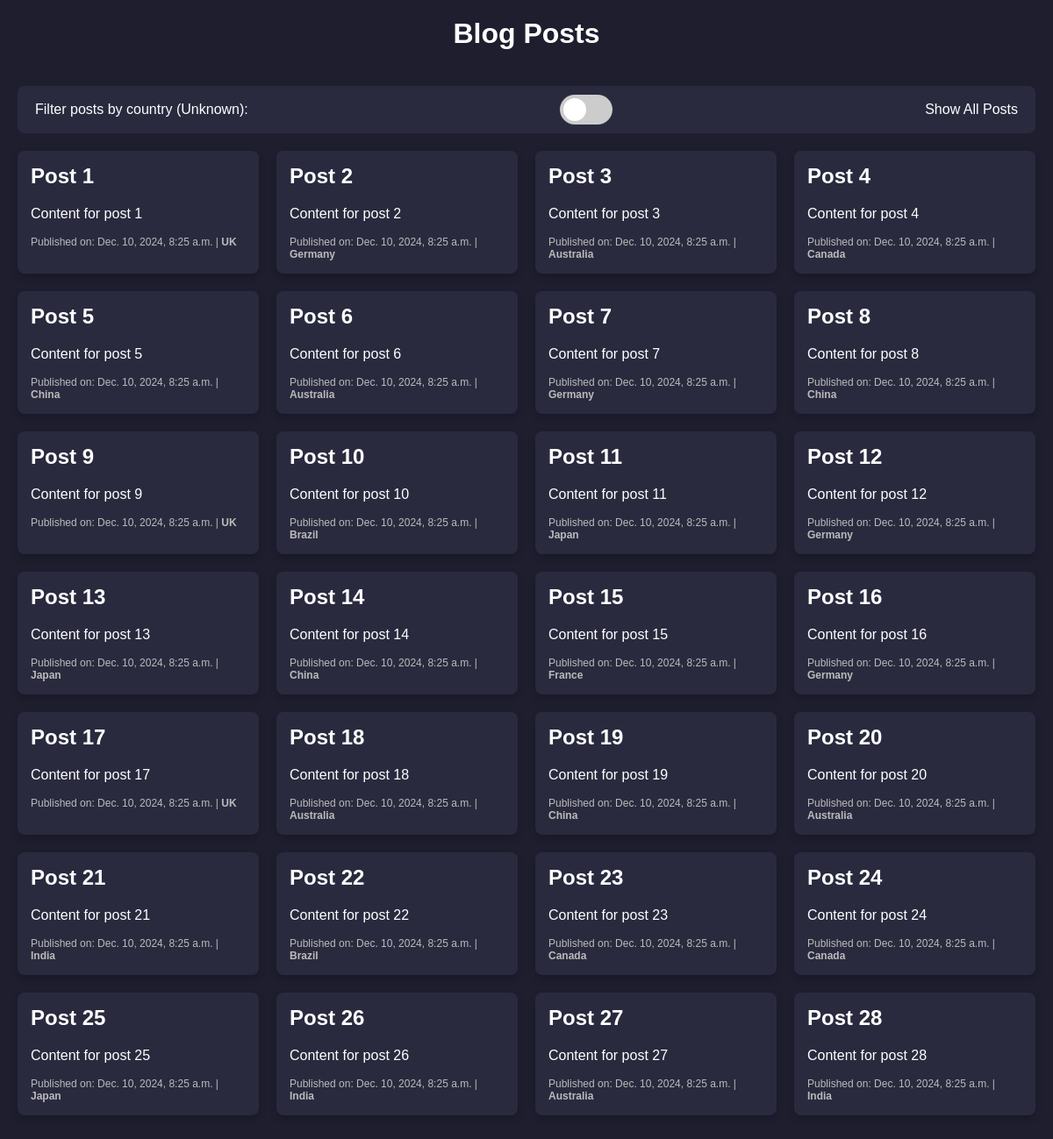
The page / on the database its author committed.
### blog/models.py (models this page shows, shortened)
class BlogPost(models.Model):
    title = models.CharField(max_length=255)
    content = models.TextField()
    country = models.CharField(max_length=100, blank=True, null=True)
    created_at = models.DateTimeField(auto_now_add=True)

### blog/views.py (the view)
# urls.py: path('', views.post_list, name='post_list'),
def post_list(request):
    country = get_user_country(request=request)
    posts = BlogPost.objects.all().order_by('created_at')
    filtered_posts = posts.filter(country=country)
    print(country)
    paginator = Paginator(posts, 28)
    page_number = request.GET.get('page')
    page_obj = paginator.get_page(page_number)
    return render(request, 'blog/post_list.html', {
        'page_obj': page_obj,
        'filtered_posts': filtered_posts,
        'country': country,
    })

### blog/utils.py (called while the page is built, shortened)
def get_client_ip(request):
    x_forwarded_for = request.META.get('HTTP_X_FORWARDED_FOR')
    if x_forwarded_for:
        ip = x_forwarded_for.split(',')[0]
    else:
        ip = request.META.get('REMOTE_ADDR')
    return ip

def get_public_ip():
    try:
        response = requests.get('https://api.ipify.org?format=json')
        data = response.json()
        return data.get('ip', None)
    except requests.RequestException:
        return None

def get_user_country(request):
    ip = get_client_ip(request)
    if ip == "127.0.0.1":
        ip = get_public_ip()
    return "Unknown"

### blog/templates/blog/post_list.html (shortened to what this page needs)
<!DOCTYPE html>
<html lang="en">
<head>
</head>
<body>
    <h1>Blog Posts</h1>
    <div class="container">
        <div class="filter-bar">
            <span class="toggle-label">Filter posts by country ({{ country }}):</span>
            <label class="switch">
                <span class="slider round"></span>
            </label>
            <span class="change-text">Show All Posts</span>
        </div>
        <div class="card-grid" id="post-container">
            {% for post in page_obj %}
                <div class="card" data-country="{{ post.country }}">
                    <h2>{{ post.title }}</h2>
                    <p>{{ post.content }}</p>
                    <div class="card-footer">
                        Published on: {{ post.created_at }} | <strong>{{ post.country }}</strong>
                    </div>
                </div>
            {% endfor %}
        </div>
    </div>
</body>
</html>

### blog/templates/blog/post_list.html (style rules this page uses)
body { font-family: Arial, sans-serif; background-color: #1e1e2f; color: #fff; margin: 0; padding: 0; }
h1 { text-align: center; margin-top: 20px; }
.container { padding: 20px; max-width: 1200px; margin: auto; }
.filter-bar { display: flex; justify-content: space-between; align-items: center; margin-bottom: 20px; padding: 10px 20px; background-color: #2a2a3f; border-radius: 8px; }
.toggle-label { font-size: 16px; }
.switch { position: relative; display: inline-block; width: 60px; height: 34px; align-items: center; }
.slider { position: absolute; cursor: pointer; top: 0; left: 0; right: 0; bottom: 0; background-color: #ccc; -webkit-transition: .4s; transition: .4s; }
.slider:before { position: absolute; content: ""; height: 26px; width: 26px; left: 4px; bottom: 4px; background-color: white; -webkit-transition: .4s; transition: .4s; }
.slider.round { border-radius: 34px; }
.slider.round:before { border-radius: 50%; }
.card-grid { display: grid; grid-template-columns: repeat(auto-fit, minmax(250px, 1fr)); gap: 20px; }
.card { padding: 15px; background-color: #2a2a3f; border-radius: 8px; box-shadow: 0 4px 8px rgba(0, 0, 0, 0.2); }
.card h2 { margin-top: 0; }
.card-footer { margin-top: 10px; font-size: 12px; color: #bbb; }

### rows shown on the page
BlogPost: title "Post 1", content "Content for post 1", created_at "Dec. 10, 2024, 8:25 a.m.", country "UK"
BlogPost: title "Post 2", content "Content for post 2", created_at "Dec. 10, 2024, 8:25 a.m.", country "Germany"
BlogPost: title "Post 3", content "Content for post 3", created_at "Dec. 10, 2024, 8:25 a.m.", country "Australia"
BlogPost: title "Post 4", content "Content for post 4", created_at "Dec. 10, 2024, 8:25 a.m.", country "Canada"
BlogPost: title "Post 5", content "Content for post 5", created_at "Dec. 10, 2024, 8:25 a.m.", country "China"
BlogPost: title "Post 6", content "Content for post 6", created_at "Dec. 10, 2024, 8:25 a.m.", country "Australia"
BlogPost: title "Post 7", content "Content for post 7", created_at "Dec. 10, 2024, 8:25 a.m.", country "Germany"
BlogPost: title "Post 8", content "Content for post 8", created_at "Dec. 10, 2024, 8:25 a.m.", country "China"
BlogPost: title "Post 9", content "Content for post 9", created_at "Dec. 10, 2024, 8:25 a.m.", country "UK"
BlogPost: title "Post 10", content "Content for post 10", created_at "Dec. 10, 2024, 8:25 a.m.", country "Brazil"
BlogPost: title "Post 11", content "Content for post 11", created_at "Dec. 10, 2024, 8:25 a.m.", country "Japan"
BlogPost: title "Post 12", content "Content for post 12", created_at "Dec. 10, 2024, 8:25 a.m.", country "Germany"
BlogPost: title "Post 13", content "Content for post 13", created_at "Dec. 10, 2024, 8:25 a.m.", country "Japan"
BlogPost: title "Post 14", content "Content for post 14", created_at "Dec. 10, 2024, 8:25 a.m.", country "China"
BlogPost: title "Post 15", content "Content for post 15", created_at "Dec. 10, 2024, 8:25 a.m.", country "France"
BlogPost: title "Post 16", content "Content for post 16", created_at "Dec. 10, 2024, 8:25 a.m.", country "Germany"
BlogPost: title "Post 17", content "Content for post 17", created_at "Dec. 10, 2024, 8:25 a.m.", country "UK"
BlogPost: title "Post 18", content "Content for post 18", created_at "Dec. 10, 2024, 8:25 a.m.", country "Australia"
BlogPost: title "Post 19", content "Content for post 19", created_at "Dec. 10, 2024, 8:25 a.m.", country "China"
BlogPost: title "Post 20", content "Content for post 20", created_at "Dec. 10, 2024, 8:25 a.m.", country "Australia"
BlogPost: title "Post 21", content "Content for post 21", created_at "Dec. 10, 2024, 8:25 a.m.", country "India"
BlogPost: title "Post 22", content "Content for post 22", created_at "Dec. 10, 2024, 8:25 a.m.", country "Brazil"
BlogPost: title "Post 23", content "Content for post 23", created_at "Dec. 10, 2024, 8:25 a.m.", country "Canada"
BlogPost: title "Post 24", content "Content for post 24", created_at "Dec. 10, 2024, 8:25 a.m.", country "Canada"
BlogPost: title "Post 25", content "Content for post 25", created_at "Dec. 10, 2024, 8:25 a.m.", country "Japan"
BlogPost: title "Post 26", content "Content for post 26", created_at "Dec. 10, 2024, 8:25 a.m.", country "India"
BlogPost: title "Post 27", content "Content for post 27", created_at "Dec. 10, 2024, 8:25 a.m.", country "Australia"
BlogPost: title "Post 28", content "Content for post 28", created_at "Dec. 10, 2024, 8:25 a.m.", country "India"

### other values the page prints
{{ country }} "Unknown"
